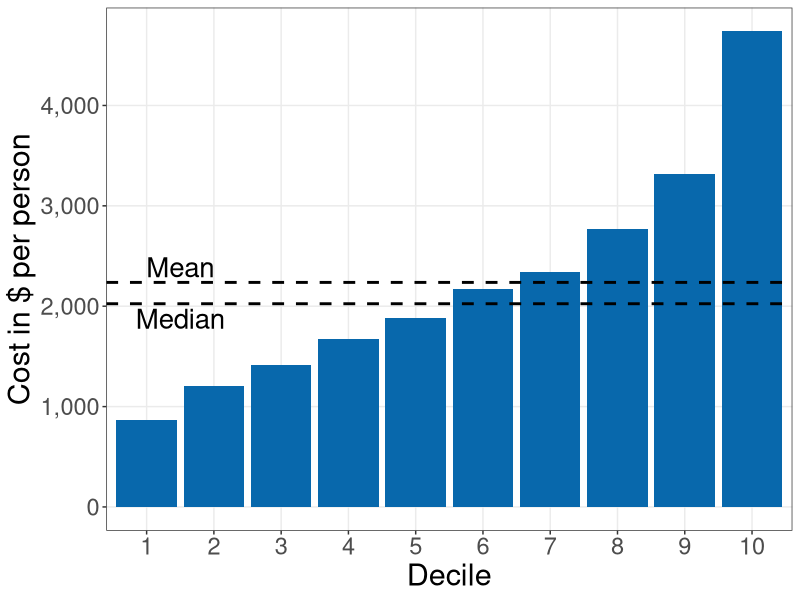
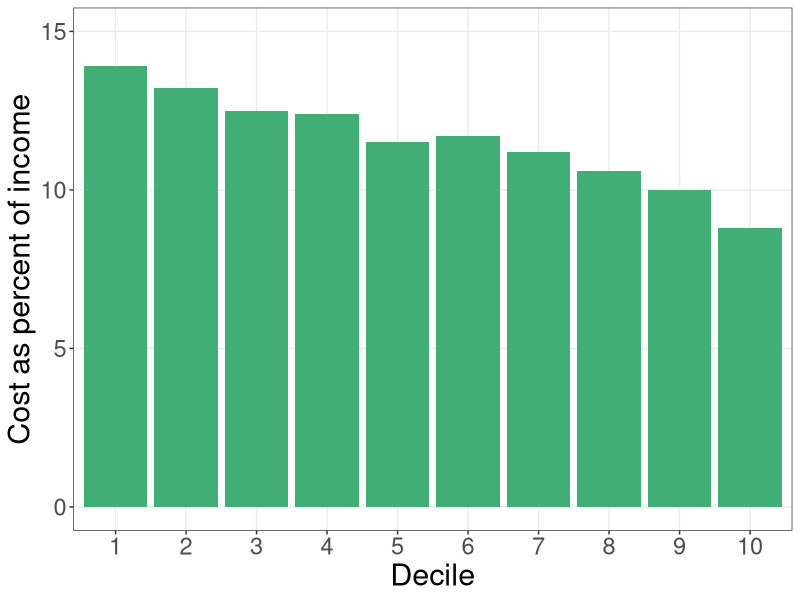

R code for these plots, in order:
library(readxl)
library(ggplot2)
library(gridExtra)

fremsted_paul <- read_excel("indmarketdemand/fremsted_paul.xlsx")


plot1 <-
  ggplot(fremsted_paul, aes(as.factor(Decile), cost_per_person)) +
  geom_bar(position = "dodge", stat = "identity", fill = "#0868ac") +
  geom_hline(yintercept = mean(fremsted_paul$cost_per_person), lty = 2, size = 1) +
  annotate("text", x = 1.5, y = 2387, label = "Mean", size = 7) +
  geom_hline(yintercept = median(fremsted_paul$cost_per_person), lty = 2, size = 1) + 
  annotate("text", x = 1.5, y = 1874, label = "Median", size = 7) +
  scale_y_continuous(
    breaks = c(0,1000,2000,3000,4000),
    labels = c(0,"1,000","2,000","3,000","4,000"), 
    ) +
  theme_bw()  +
  labs(y = "Cost in $ per person",
       x = "Decile") +
  theme(axis.text = element_text(size=17),
        axis.title = element_text(size=22),
        text = element_text(size=17),
        panel.grid.minor = element_blank())


plot2 <-
  ggplot(fremsted_paul, aes(as.factor(Decile), cost_percent_inc)) +
  geom_bar(position = "dodge", stat = "identity", fill = "#41ae76") +
  scale_y_continuous(labels = seq(0,15,5), limits = c(NA, 0.15)) +
  theme_bw()  +
  labs(y = "Cost as percent of income",
       x = "Decile") +
  theme(axis.text=element_text(size=17),
        axis.title=element_text(size=22),
        text = element_text(size=17),
        panel.grid.minor = element_blank())

ggsave("indmarketdemand/plot_fp_A.pdf", plot1, width = 9, height = 7)
ggsave("indmarketdemand/plot_fp_B.pdf", plot2, width = 9, height = 7)
